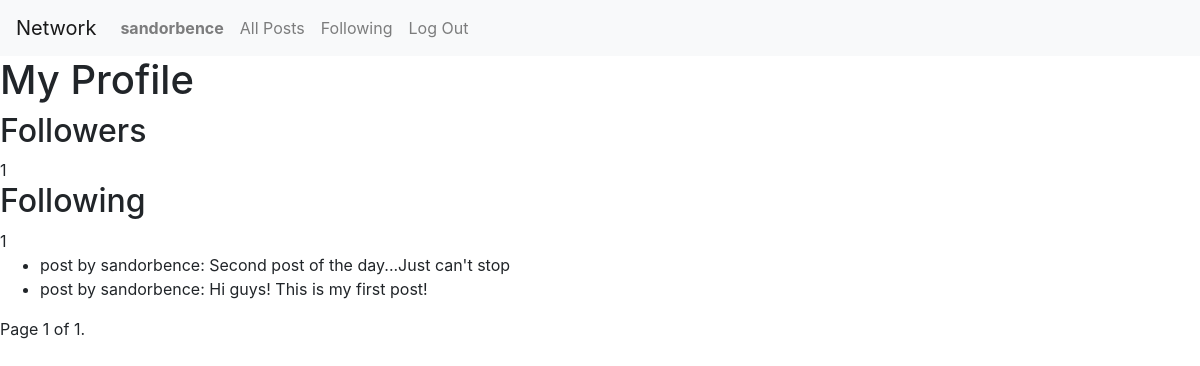
The app's page /user/sandorbence (signed in), older data.
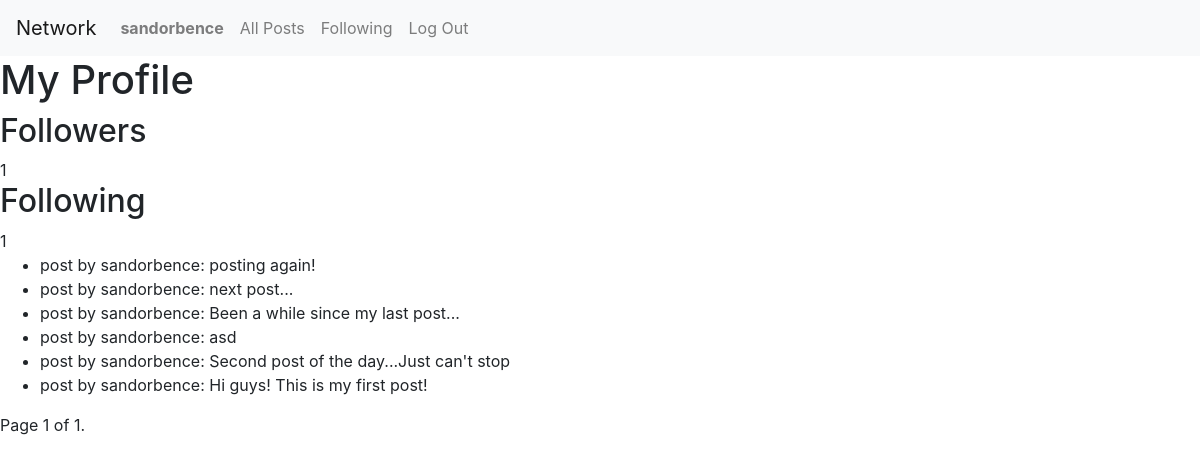
The same page, newer data.
### network/models.py (models this page shows, shortened)
class Post(models.Model):
    user = models.ForeignKey(
        User, on_delete=models.CASCADE, related_name="posts")
    text = models.CharField(max_length=500)
    date = models.DateTimeField(auto_now_add=True)
    def __str__(self):
        return f"post by {self.user.username}: {self.text[:40]}"

class User(AbstractUser):
    followers = models.ManyToManyField(
        "self", symmetrical=False, related_name="following")

### network/views.py (the view)
# urls.py: path("user/<str:username>", views.user_profile, name="user_profile"),
@login_required
def user_profile(request, username):
    user = User.objects.get(username=username)
    posts = Post.objects.filter(user=user).order_by("-date")
    paginator = Paginator(posts, 10)
    page_number = request.GET.get("page")
    page_obj = paginator.get_page(page_number)
    return render(request, "network/profile.html", {
        "user": user,
        "followed": request.user.following.filter(username=username).exists(),
        "page_obj": page_obj
    })

### network/templates/network/profile.html (shortened to what this page needs)
{% extends "network/layout.html" %}
{% load static %}
{% block body %}
{% if request.user == user %}
<h1>My Profile</h1>
{% else %}
<h1>User {{user.username}}</h1>
{% endif %}
<h2>Followers</h2>
<div id="follower-count">
    {{ user.followers.count }}
</div>
<h2>Following</h2>
{{ user.following.count }}
<div id="posts-container">
    <ul>
        {% for post in page_obj %}
        <li>{{ post }}</li>
        {% endfor %}
    </ul>
</div>
<div class="pagination-container">
    <ul class="pagination">
        <span class="current">
            Page {{ page_obj.number }} of {{ page_obj.paginator.num_pages }}.
        </span>
    </ul>
</div>
{% endblock %}

Row changes from the older to the newer data that the page shows:
added Post: user+text "post by sandorbence: posting again!"
added Post: user+text "post by sandorbence: next post..."
added Post: user+text "post by sandorbence: Been a while since my last post..."
added Post: user+text "post by sandorbence: asd"
